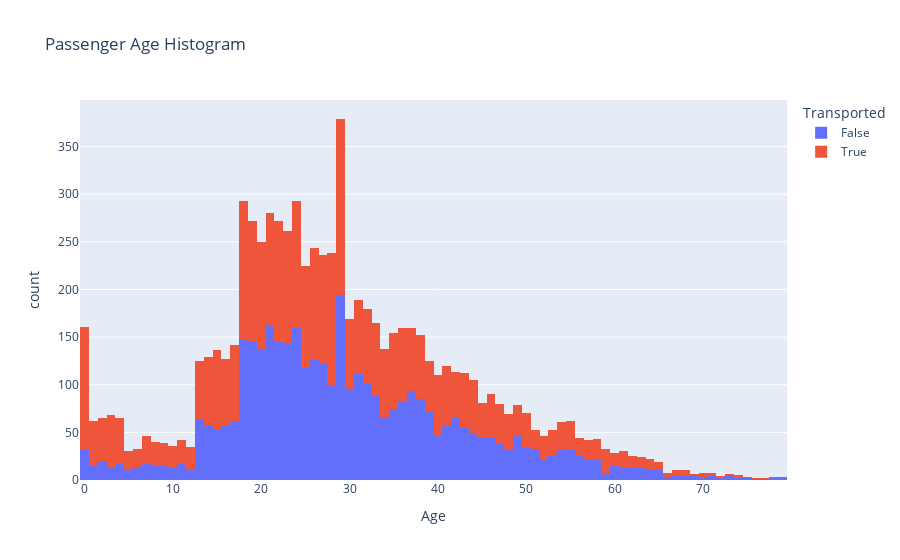

The code cell stored with this chart in its notebook:
### Code cell
#let's take a closer look at passenger age and transported stats 

fig = px.histogram(train_data, x='Age', title = "Passenger Age Histogram", color= train_data['Transported'])
fig.show()

### Figure 1 — Plotly figure (JSON) as saved in the notebook; plotly's stock layout.template omitted (floating-point values rounded to 4 significant figures; data arrays with more than 128 entries replaced by an {"elided": "..."} marker saying what was removed)
{"data": [{"alignmentgroup": "True", "bingroup": "x", "hovertemplate": "Transported=False<br>Age=%{x}<br>count=%{y}<extra></extra>", "legendgroup": "False", "marker": {"color": "#636efa", "pattern": {"shape": ""}}, "name": "False", "offsetgroup": "False", "orientation": "v", "showlegend": true, "type": "histogram", "x": {"elided": "3928 float values"}, "xaxis": "x", "yaxis": "y"}, {"alignmentgroup": "True", "bingroup": "x", "hovertemplate": "Transported=True<br>Age=%{x}<br>count=%{y}<extra></extra>", "legendgroup": "True", "marker": {"color": "#EF553B", "pattern": {"shape": ""}}, "name": "True", "offsetgroup": "True", "orientation": "v", "showlegend": true, "type": "histogram", "x": {"elided": "3979 float values"}, "xaxis": "x", "yaxis": "y"}], "layout": {"barmode": "relative", "legend": {"title": {"text": "Transported"}, "tracegroupgap": 0}, "title": {"text": "Passenger Age Histogram"}, "xaxis": {"anchor": "y", "domain": [0, 1], "title": {"text": "Age"}}, "yaxis": {"anchor": "x", "domain": [0, 1], "title": {"text": "count"}}}}
